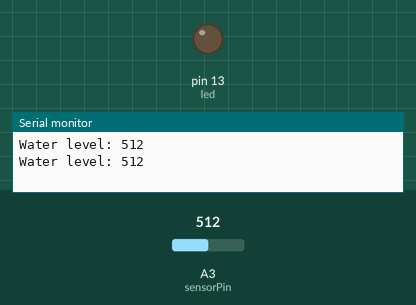
Simulated run of this sketch. Board: Arduino Uno, built with avr-gcc and run on an emulated ATmega328P. Parts: output pins drawn as LEDs (lit = HIGH), the last lines printed to the serial monitor. Inputs (shaded band) come from the test bench; at power-on: A3 (sensorPin) = 512. Pins used as bus, display or sensor lines are not drawn.

Above: at 1.8 s.
1.9 s: A3 (sensorPin) set to 50
3.4 s: A3 (sensorPin) set to 43
At 5.2 s:
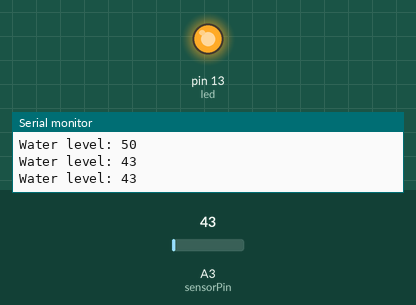
5.5 s: A3 (sensorPin) set to 122
At 7.2 s:
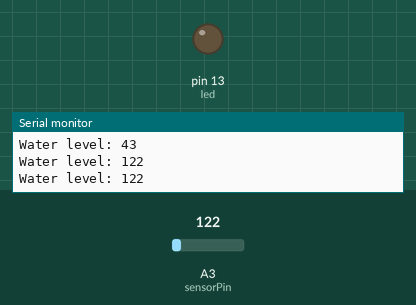
7.5 s: A3 (sensorPin) set to 35
At 8.6 s:
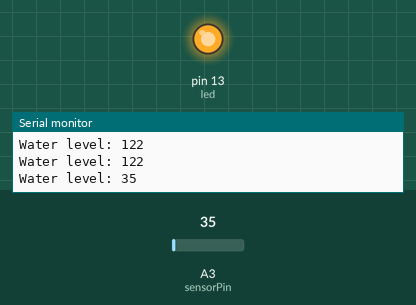
Timing chart, 0 to 10.5 s (numbered marks = the images above; inputs shaded):
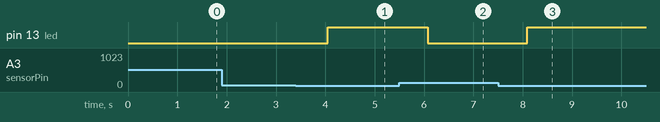

Measured:
- the behaviour switches between 46 and 45 on A3 (sensorPin) (found by bisection; images 0 and 1)
- after the input at 3.4 s, pin 13 (led): LOW → HIGH after 0.65 s
- after the input at 5.5 s, pin 13 (led): HIGH → LOW after 0.57 s
- after the input at 7.5 s, pin 13 (led): LOW → HIGH after 0.59 s

The sketch:

Waterlevel.ino
```cpp
// Sensor pins
#define sensorPower 8
#define sensorPin A3

// Value for storing water level
int val = 0;
const int led = 13;
void setup() {
  // Set D7 as an OUTPUT
  pinMode(sensorPower, OUTPUT);

  // Set to LOW so no power flows through the sensor
  digitalWrite(sensorPower, LOW);
  pinMode(led, OUTPUT);
  Serial.begin(9600);
}

void loop() {

  //get the reading from the function below and print it
  int level = readSensor();

  Serial.print("Water level: ");
  Serial.println(level);

  if(level <= 45){
    digitalWrite(led, HIGH);
  }
  else {
    digitalWrite(led, LOW);
  }

  delay(1000);
}

//This is a function used to get the reading
int readSensor() {
  digitalWrite(sensorPower, HIGH);  // Turn the sensor ON
  delay(10);              // wait 10 milliseconds
  val = analogRead(sensorPin);    // Read the analog value form sensor
  digitalWrite(sensorPower, LOW);   // Turn the sensor OFF
  return val;             // send current reading
}
```
